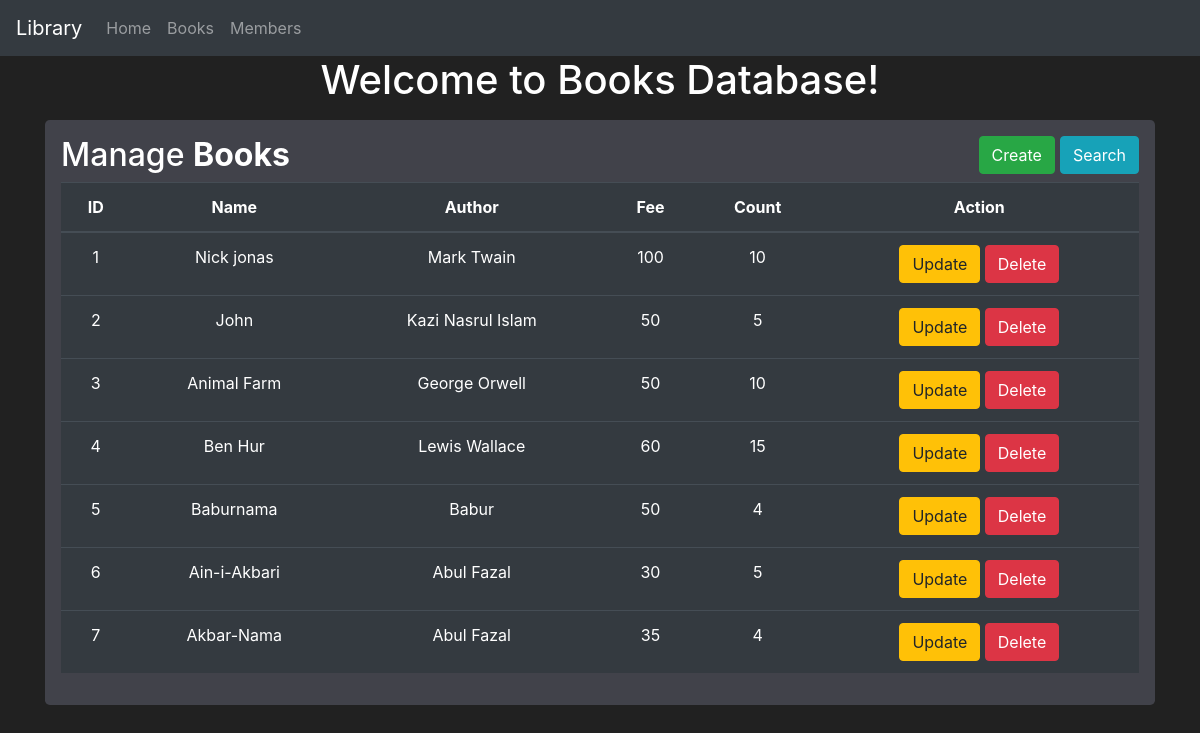
/books, run on the app's committed database.
### library/models.py (models this page shows, shortened)
class Books(db.Model):
    id = db.Column(db.Integer(), primary_key=True)
    name = db.Column(db.String(length=150), nullable=False, unique=True)
    author = db.Column(db.String(length=50), nullable=False, unique=False)
    fee = db.Column(db.Integer(), nullable=False)
    count = db.Column(db.Integer(), nullable=False, default=1)
    owned = db.Column(db.Integer(), db.ForeignKey('member.id'))

### library/routes.py (the view)
@app.route('/books')
def books_page():
    books = Books.query.all()
    return render_template('books.html', books=books)

### library/templates/books.html (shortened to what this page needs)
{% extends 'base.html' %}
{% block content %}
   <h1 class="text-center">Welcome to Books Database!</h1>
   <div class="container">
      <div class="row">
         <div class="col md-12">
            <div class="jumbotron p-3" style="background-color: #41424a; color: white">
               <h2>Manage <b>Books</b> <button class="btn btn-info float-right" data-toggle="modal" data-target="#searchmodal">Search</button> <button class="btn btn-success float-right" style="margin-right: 5px;" data-toggle="modal" data-target="#createmodal">Create</button></h2>
               <table class="table table-hover table-dark text-center">
                  <thead>
                     <tr>
                        <th scope="col">ID</th>
                        <th scope="col">Name</th>
                        <th scope="col">Author</th>
                        <th scope="col">Fee</th>
                        <th scope="col">Count</th>
                        <th scope="col">Action</th>
                     </tr>
                  </thead>
                  <tbody>
                     {% for book in books %}
                     <tr>
                        <td>{{ book.id }}</td>
                        <td>{{ book.name }}</td>
                        <td>{{ book.author }}</td>
                        <td>{{ book.fee }}</td>
                        <td>{{ book.count }}</td>
                        <td>
                           <a class="btn btn-warning btn-xs" href="/update/{{ book.id }}" data-toggle="modal" data-target="#updatemodal-{{ book.id }}">Update</a>
                           <a class="btn btn-danger btn-xs" href="/delete/{{ book.id }}" onclick="return confirm('Are you sure you want to Delete?')">Delete</a>
                        </td>
                     </tr>
                      {% endfor %}
                  </tbody>
               </table>
            </div>
         </div>
      </div>
   </div>
{% endblock %}

### library/templates/base.html (shortened to what this page needs)
<!DOCTYPE html>
<html lang="en">
<head>
    <link rel="stylesheet" href="https://cdn.jsdelivr.net/npm/bootstrap@4.5.3/dist/css/bootstrap.min.css">
</head>
<body>
   <nav class="navbar navbar-expand-md navbar-dark bg-dark">
        <a class="navbar-brand" href="#">Library</a>
        <div class="collapse navbar-collapse" id="navbarNav">
            <ul class="navbar-nav mr-auto">
                <li class="nav-item">
                    <a class="nav-link" href="{{ url_for('home_page') }}">Home</a>
                </li>
                <li class="nav-item">
                    <a class="nav-link" href="{{ url_for('books_page') }}">Books</a>
                </li>
                <li class="nav-item">
                    <a class="nav-link" href="{{ url_for('members_page') }}">Members</a>
                </li>
            </ul>
        </div>
    </nav>
    {% block content %}
    {% endblock %}
</body>
</html>

### library/templates/base.html (style rules this page uses)
body { background-color: #212121; color: white }

### data on the page
Books: id "1", name "Nick jonas", author "Mark Twain", fee "100", count "10"
Books: id "2", name "John", author "Kazi Nasrul Islam", fee "50", count "5"
Books: id "3", name "Animal Farm", author "George Orwell", fee "50", count "10"
Books: id "4", name "Ben Hur", author "Lewis Wallace", fee "60", count "15"
Books: id "5", name "Baburnama", author "Babur", fee "50", count "4"
Books: id "6", name "Ain-i-Akbari", author "Abul Fazal", fee "30", count "5"
Books: id "7", name "Akbar-Nama", author "Abul Fazal", fee "35", count "4"
